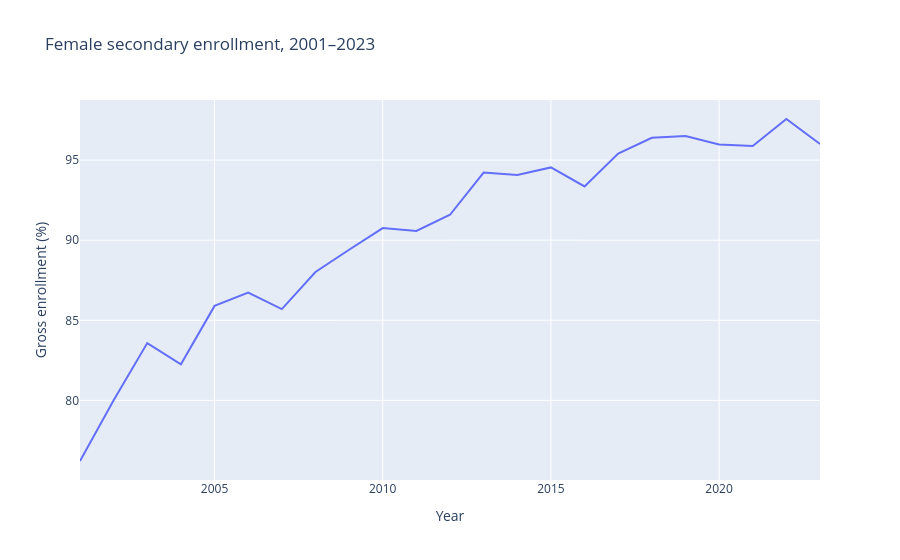

The notebook cell saved with this chart:
### Code cell
education_trend = four_indicator_data.groupby("year")["education"].agg(
    median_enrollment="median",
    countries_with_data="count",
).reset_index()

display(education_trend[["year", "countries_with_data"]])

fig = px.line(
    education_trend,
    x="year",
    y="median_enrollment",
    title="Female secondary enrollment, 2001–2023",
    labels={
        "year": "Year",
        "median_enrollment": "Gross enrollment (%)",
    },
)
fig.show()

### Figure 1 — Plotly figure (JSON) as saved in the notebook; plotly's stock layout.template omitted (floating-point values rounded to 4 significant figures)
{"data": [{"hovertemplate": "Year=%{x}<br>Gross enrollment (%)=%{y}<extra></extra>", "legendgroup": "", "line": {"color": "#636efa", "dash": "solid"}, "marker": {"symbol": "circle"}, "mode": "lines", "name": "", "orientation": "v", "showlegend": false, "type": "scatter", "x": [2001, 2002, 2003, 2004, 2005, 2006, 2007, 2008, 2009, 2010, 2011, 2012, 2013, 2014, 2015, 2016, 2017, 2018, 2019, 2020, 2021, 2022, 2023], "xaxis": "x", "y": [76.22, 80.01, 83.58, 82.26, 85.9, 86.73, 85.7, 88.01, 89.4, 90.76, 90.58, 91.59, 94.23, 94.08, 94.55, 93.35, 95.41, 96.4, 96.51, 95.98, 95.88, 97.57, 96.0], "yaxis": "y"}], "layout": {"legend": {"tracegroupgap": 0}, "title": {"text": "Female secondary enrollment, 2001–2023"}, "xaxis": {"anchor": "y", "domain": [0, 1], "title": {"text": "Year"}}, "yaxis": {"anchor": "x", "domain": [0, 1], "title": {"text": "Gross enrollment (%)"}}}}
